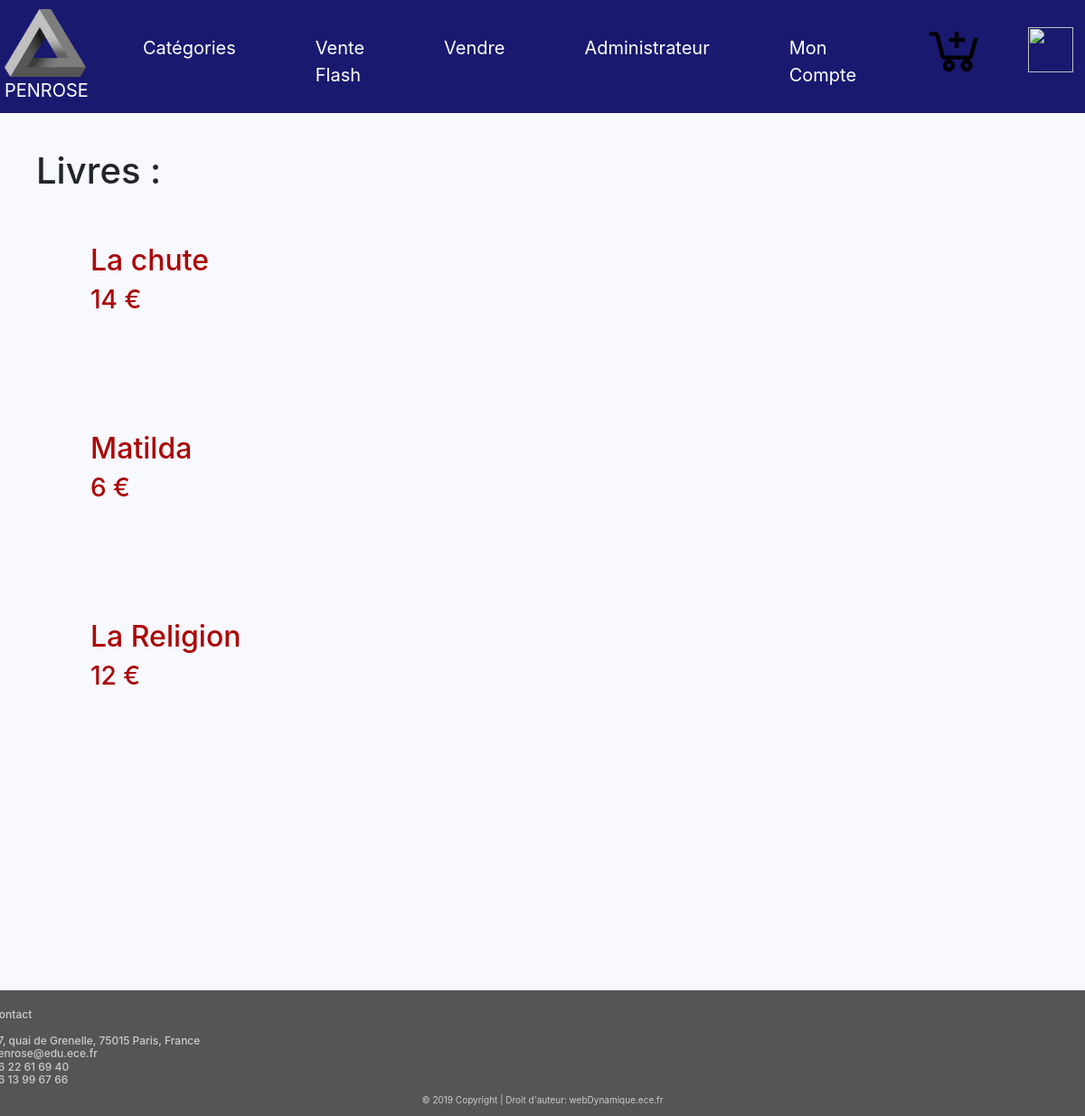
Screenshot of /liste_livre_fiche.php with the database file from the repository.
### tables this page shows
CREATE TABLE IF NOT EXISTS `items` (
  `ID` int(50) NOT NULL AUTO_INCREMENT,
  `Titre` varchar(255) NOT NULL,
  `Photos` varchar(255) NOT NULL,
  `Description` varchar(1000) NOT NULL,
  `Video` varchar(255) NOT NULL,
  `Categorie` varchar(255) NOT NULL,
  `Prix` varchar(255) NOT NULL,
  `vendu` int(50) NOT NULL,
  `id_vend` int(11) NOT NULL,
  PRIMARY KEY (`ID`),
  KEY `ID` (`ID`)
);

### liste_livre_fiche.php (the view, shortened to what this page needs)
<!DOCTYPE html>
<html>
<head>
<link rel="stylesheet"
href="https://stackpath.bootstrapcdn.com/bootstrap/4.1.3/css/bootstrap.min.css">
<link rel="stylesheet" type="text/css" href="styles.css">
</head>
<body>
<nav class="navbar navbar-expand-md">
<a class="navbar-brand" href="https://sites.google.com/site/tpe44lesillusionsoptiques/info-presse-classeur/le-triangle-de-penrose"><img class="logo" src="logo.png" height='75' width='90'/><br>	PENROSE</a>
<div class="collapse navbar-collapse" id="main-navigation">
<ul class="navbar-nav">
<li class="nav-item"><a class="nav-link"
href="Categorie.php">Catégories</a></li>
<li class="nav-item"><a class="nav-link" href="Venteflash.php">Vente Flash</a></li>
<li class="nav-item"><a class="nav-link"
href="verif_vendeur.php">Vendre</a></li>
<li class="nav-item"><a class="nav-link"
href="verif_admi.php">Administrateur</a></li>
<li class="nav-item"><a class="nav-link"
href="verif_acheteur.php">Mon Compte</a></li>
<a class="navbar-brand" href="Panier.php"><img class="panier" src="panier.png" height='70' width='70'> </a>
<a class="navbar-brand" href="logout.php"><img class="deco" src="Deco.png" height='50' width='50'> </a>
</ul>
</div>
</nav>
<?php
$database = "ece_amazon";
$db_handle = mysqli_connect('localhost', 'root', '');
$db_found = mysqli_select_db($db_handle, $database);
if($db_found)
{
	if(isset($_GET['show']))
	{
		$product=$_GET['show'];
		$sql = "SELECT * from items WHERE Titre='$product'";
		$result = mysqli_query($db_handle, $sql);
		$data = mysqli_fetch_assoc($result);
		$description=$data["Description"];
		?>
		<br>
		<div  style="margin-left: 750px; color:#AB0606; margin-top: 50px;">
			<img style="margin-left: -700px; margin-bottom: -300px;" src="<?php echo $data["Photos"];?>">
			<h1><?php echo $data["Titre"];?></h1>
			<h2 style="margin-left: 40px;"> <?php echo $data["Prix"];?> €</h2>
			<h1><?php echo $data["Description"];?></h1>
			<a href="Panier.php?action=ajout&amp;l=<?php echo $data["Titre"];?>&amp;q=1&amp;p=<?php echo $data["Prix"];?>&amp;ph=<?php echo $data["Photos"];?>" onclick="window(this.href, '',
'toolbar=no, location=no, directories=no, status=yes, scrollbars=yes, resizable=yes, copyhistory=no, width=600, height=350'); return false;">Ajouter au panier</a>
			<a href="liste_livre_fiche.php"><h4 style="margin-left: 40px; color:#000000;" >Retour</h4></a>
		</div><br>
		<?php
	}
	else
	{
		?><div style="margin-left: 40px; margin-top: 40px; " ><h1 > Livres : </h1></div><?php
		$sql = "SELECT * from items WHERE Categorie='Livres'";
		$result = mysqli_query($db_handle, $sql);
		while($data = mysqli_fetch_assoc($result))
		{
			?>
			<br><br>
			<div style="margin-left:100px;">
				<a href="?show=<?php echo $data["Titre"];?>"><h2 style="color:#AB0606;"><?php echo $data["Titre"];?></h2></a>
				<h3 style="color:#AB0606;"><?php echo $data["Prix"];?> € </h3>
			</div>
			<br/><br/><br/>
			<?php
		}
	}
	}
	?>
	<footer class="page-footer2">
<div class="container">
<div class="row">
<div class="col-lg-8 col-md-8 col-sm-12">
</div>
<h4 class="contact">Contact<br> <br>
37, quai de Grenelle, 75015 Paris, France <br>
penrose@edu.ece.fr <br>
06 22 61 69 40 <br>
06 13 99 67 66
</h4>
</div>
</div>
<div class="copyright">&copy; 2019 Copyright | Droit
d'auteur: webDynamique.ece.fr </div>
</footer>
</body>
</html>

### styles.css (style rules this page uses)
body { padding: 0px; margin: 0px; background: #F8F8FF; }
.navbar { background:#191970; padding: 5px; font-size: 20px; }
.logo { margin-right:0px; }
.panier { margin-left:30px; margin-top:-5px; }
.deco { margin-left:30px; margin-top:5px; }
.nav-link, .navbar-brand { color: #fff; cursor: pointer; }
.nav-link { margin-left: 1.8em !important; margin-right: 1.8em; margin-top: 0.5em !important; }
.navbar-collapse { justify-content: flex-end; }
.page-footer2 { background-color: #555; color: #ccc; padding: 20px; padding-bottom: 10px; margin-top: 250px; }
.contact { font-size: 12px; margin-left: -800px; }
.copyright { font-size:10px; text-align: center; }

### rows the page displays
items: Titre "La chute", Prix "14"
items: Titre "Matilda", Prix "6"
items: Titre "La Religion", Prix "12"
